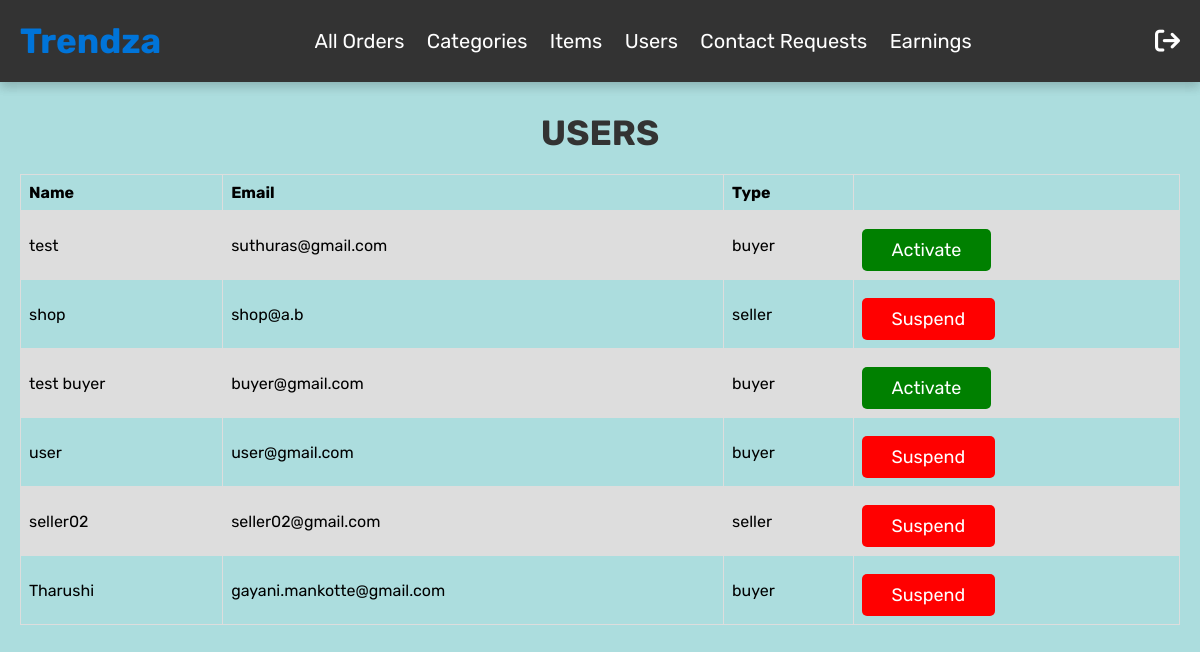
/admin/users.php (signed in), run on the app's committed database.
### tables this page shows
CREATE TABLE `users` (
  `id` int(11) NOT NULL,
  `name` varchar(100) NOT NULL,
  `email` varchar(100) NOT NULL,
  `password` varchar(100) NOT NULL,
  `type` varchar(100) NOT NULL,
  `active` int(11) NOT NULL DEFAULT 1
);

### admin/users.php (the view, shortened to what this page needs)
<?php
include_once('../controllers/dbcon.php');
?>
<!DOCTYPE html>
<html lang="en">
<head>
   <link rel="stylesheet" href="https://cdnjs.cloudflare.com/ajax/libs/font-awesome/6.0.0/css/all.min.css">
<link rel="stylesheet" href="../css/style.css">
</head>
<body>
<?php include 'adminheader.php' ;?>
<section class="home-category">
   <h1 class="title">Users</h1>
   <div class="">
   <table>
         <tr>
            <th>Name</th>
            <th>Email</th>
            <th>Type</th>
            <th></th>
         </tr>
   <?php
            $userid = $_SESSION['userid'];
            $itemsql = "SELECT * FROM `users` where id!=$userid";
            $itemresult = $conn->query($itemsql);
            if ($itemresult->num_rows > 0) {
                while($row = $itemresult->fetch_assoc())
                {
                    echo '
                    <tr>
                        <td>'.$row['name'].'</td>
                        <td>'.$row['email'].'</td>
                        <td>'.$row['type'].'</td>
                        <td>';
                        if ($row['active']==='1') {
                          echo '
                          <a href="../controllers/adminchangeuser.php?userid='.$row['id'].'&val=0" class="btn" style="background-color:red;">Suspend</a>
                          ';
                        }
                        else {
                          echo '
                          <a href="../controllers/adminchangeuser.php?userid='.$row['id'].'&val=1" class="btn" style="background-color:green;">Activate</a>
                          ';
                        }
                    echo '</td></tr>';
                }
            } else {
                echo "<font color='red'> Ooops ! No Records ! </font>";
            }
            ?>
      </table>
</div>
</section>
</body>
</html>

### css/style.css (style rules this page uses)
:root { --blue:#0000ae; --red:#c0392b; --light-blue:#0074D9; --sandy-tan:#ACDDDE; --orange:#f39c12; --black:#333; --white:#fff; --light-color:#666; --light-white:#ccc; --light-bg:#f5f5f5; --border:.1rem solid var(--black); --box-shadow:0 .5rem 1rem rgba(0,0,0,.1); }
* { font-family: 'Rubik', sans-serif; margin:0; padding:0; box-sizing: border-box; outline: none; border:none; text-decoration: none; transition:all .2s linear; }
body { background-color: var(--sandy-tan); }
html { font-size: 62.5%; overflow-x: hidden; scroll-behavior: smooth; scroll-padding-top: 6.5rem; }
.btn, .option-btn, .delete-btn, .white-btn { display: inline-block; margin-top: 1rem; padding:1rem 3rem; cursor: pointer; color:var(--white); font-size: 1.8rem; border-radius: .5rem; text-transform: capitalize; }
.white-btn, .btn { background-color: var(--light-blue); }
section { padding: 3rem 2rem; max-width: 1200px; margin: 0 auto; }
.title { text-align: center; margin-bottom: 2rem; text-transform: uppercase; color:var(--black); font-size: 3.5rem; }
.home-category { padding-bottom:0; }
.home-category { padding-bottom: 0; }

### admin/users.php (style rules this page uses)
table { font-family: arial, sans-serif; border-collapse: collapse; width: 100%; }
td, th { font-size: 12pt; border: 1px solid #dddddd; text-align: left; padding: 8px; }
tr:nth-child(even) { background-color: #dddddd; }

### data on the page
users: name "test", email "suthuras@gmail.com", type "buyer"
users: name "shop", email "shop@a.b", type "seller"
users: name "test buyer", email "buyer@gmail.com", type "buyer"
users: name "user", email "user@gmail.com", type "buyer"
users: name "seller02", email "seller02@gmail.com", type "seller"
users: name "Tharushi", email "gayani.mankotte@gmail.com", type "buyer"
